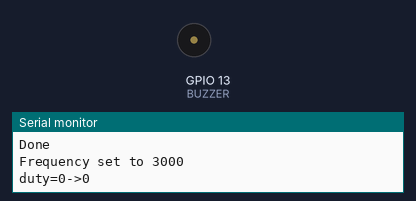
A sketch run on a simulated ESP32. Parts: buzzer (waves = sounding), the last lines printed to the serial monitor.

Above: at 0.3 s.
At 3.2 s:
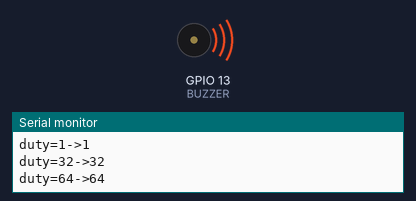
Timing chart, 0 to 8.9 s (numbered marks = the images above):
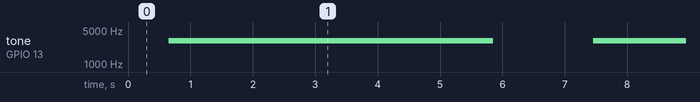

Measured:
- by itself, tone on GPIO 13 (BUZZER): alternates 3000 Hz for 5.2 s and silent for 1.6 s

The sketch:

Buzzer_PWM_advanced.ino
```cpp
// https://espressif-docs.readthedocs-hosted.com/projects/arduino-esp32/en/latest/api/ledc.html
// https://lastminuteengineers.com/esp32-pwm-tutorial/

#define BUZZER 13 // GPIO pin connected to the buzzer
#define FREQUENCY 3000
#define RESOLUTION 8

void setup() {
  Serial.begin(115200);
  while(!Serial);
  Serial.println("Setting up PWM...");

  bool success = ledcAttach(BUZZER, FREQUENCY, RESOLUTION);
  if(success){
    Serial.println("Done");
  }else{
    Serial.println("Error");
  }
  delay(100);
  uint32_t freq = ledcReadFreq(BUZZER);
  Serial.println("Frequency set to " + String(freq));
}

void setDuty(uint32_t duty){
  bool success = ledcWrite(BUZZER, duty);
  if(success){
    delay(50);
    uint32_t d = ledcRead(BUZZER);
    Serial.println("duty=" + String(duty) + "->" + String(d));
  }else{
    Serial.println("Error in ledcWrite with duty=" + String(duty));
  }
}

void loop() {

  setDuty(0); // turn off LOW level
  delay(500);

  setDuty(1);
  delay(1000);

  setDuty(32);
  delay(1000);

  setDuty(64);
  delay(1000);


  setDuty(127);
  delay(2000);


  setDuty(255); // turn off HIGH level
  delay(1000);
}
```
